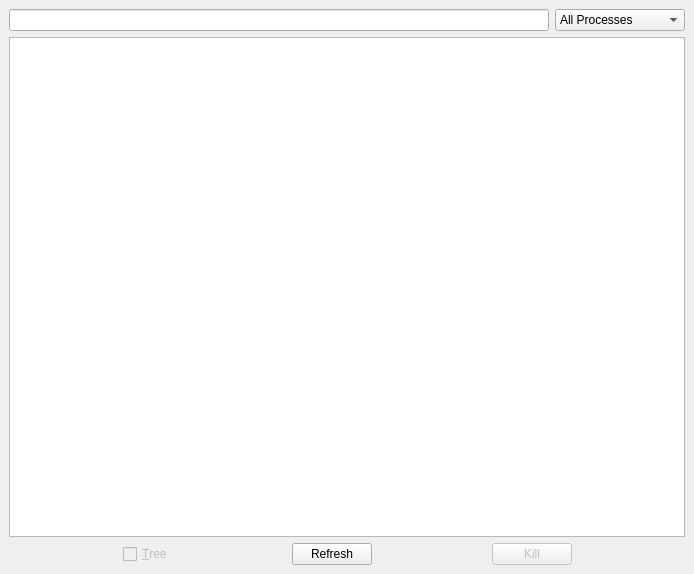
<ui version="4.0" >
 <author></author>
 <comment></comment>
 <exportmacro></exportmacro>
 <class>ProcessWidget</class>
 <widget class="QWidget" name="ProcessWidget" >
  <property name="geometry" >
   <rect>
    <x>0</x>
    <y>0</y>
    <width>694</width>
    <height>574</height>
   </rect>
  </property>
  <property name="windowTitle" >
   <string>Form</string>
  </property>
  <layout class="QVBoxLayout" >
   <property name="margin" >
    <number>9</number>
   </property>
   <property name="spacing" >
    <number>6</number>
   </property>
   <item>
    <layout class="QHBoxLayout" >
     <property name="margin" >
      <number>0</number>
     </property>
     <property name="spacing" >
      <number>6</number>
     </property>
     <item>
      <widget class="QLineEdit" name="txtFilter" >
       <property name="sizePolicy" >
        <sizepolicy>
         <hsizetype>7</hsizetype>
         <vsizetype>0</vsizetype>
         <horstretch>0</horstretch>
         <verstretch>0</verstretch>
        </sizepolicy>
       </property>
      </widget>
     </item>
     <item>
      <widget class="QComboBox" name="cmbFilter" >
       <property name="sizePolicy" >
        <sizepolicy>
         <hsizetype>0</hsizetype>
         <vsizetype>0</vsizetype>
         <horstretch>0</horstretch>
         <verstretch>0</verstretch>
        </sizepolicy>
       </property>
       <property name="sizeAdjustPolicy" >
        <enum>QComboBox::AdjustToContents</enum>
       </property>
       <item>
        <property name="text" >
         <string>All Processes</string>
        </property>
       </item>
       <item>
        <property name="text" >
         <string>System Processes</string>
        </property>
       </item>
       <item>
        <property name="text" >
         <string>User Processes</string>
        </property>
       </item>
       <item>
        <property name="text" >
         <string>Own Processes</string>
        </property>
       </item>
      </widget>
     </item>
    </layout>
   </item>
   <item>
    <widget class="QTreeView" name="treeView" >
     <property name="editTriggers" >
      <set>QAbstractItemView::NoEditTriggers</set>
     </property>
     <property name="alternatingRowColors" >
      <bool>true</bool>
     </property>
     <property name="selectionMode" >
      <enum>QAbstractItemView::ExtendedSelection</enum>
     </property>
    </widget>
   </item>
   <item>
    <layout class="QHBoxLayout" >
     <property name="margin" >
      <number>0</number>
     </property>
     <property name="spacing" >
      <number>6</number>
     </property>
     <item>
      <spacer>
       <property name="orientation" >
        <enum>Qt::Horizontal</enum>
       </property>
       <property name="sizeHint" >
        <size>
         <width>40</width>
         <height>20</height>
        </size>
       </property>
      </spacer>
     </item>
     <item>
      <widget class="QCheckBox" name="chkTreeView" >
       <property name="enabled" >
        <bool>false</bool>
       </property>
       <property name="sizePolicy" >
        <sizepolicy>
         <hsizetype>0</hsizetype>
         <vsizetype>0</vsizetype>
         <horstretch>0</horstretch>
         <verstretch>0</verstretch>
        </sizepolicy>
       </property>
       <property name="text" >
        <string>&amp;Tree</string>
       </property>
      </widget>
     </item>
     <item>
      <spacer>
       <property name="orientation" >
        <enum>Qt::Horizontal</enum>
       </property>
       <property name="sizeHint" >
        <size>
         <width>40</width>
         <height>20</height>
        </size>
       </property>
      </spacer>
     </item>
     <item>
      <widget class="QPushButton" name="btnRefresh" >
       <property name="sizePolicy" >
        <sizepolicy>
         <hsizetype>0</hsizetype>
         <vsizetype>0</vsizetype>
         <horstretch>0</horstretch>
         <verstretch>0</verstretch>
        </sizepolicy>
       </property>
       <property name="text" >
        <string>Refresh</string>
       </property>
      </widget>
     </item>
     <item>
      <spacer>
       <property name="orientation" >
        <enum>Qt::Horizontal</enum>
       </property>
       <property name="sizeHint" >
        <size>
         <width>40</width>
         <height>20</height>
        </size>
       </property>
      </spacer>
     </item>
     <item>
      <widget class="QPushButton" name="btnKillProcess" >
       <property name="enabled" >
        <bool>false</bool>
       </property>
       <property name="sizePolicy" >
        <sizepolicy>
         <hsizetype>0</hsizetype>
         <vsizetype>0</vsizetype>
         <horstretch>0</horstretch>
         <verstretch>0</verstretch>
        </sizepolicy>
       </property>
       <property name="text" >
        <string>Kill</string>
       </property>
      </widget>
     </item>
     <item>
      <spacer>
       <property name="orientation" >
        <enum>Qt::Horizontal</enum>
       </property>
       <property name="sizeHint" >
        <size>
         <width>40</width>
         <height>20</height>
        </size>
       </property>
      </spacer>
     </item>
    </layout>
   </item>
  </layout>
 </widget>
 <pixmapfunction></pixmapfunction>
 <resources/>
 <connections/>
</ui>
